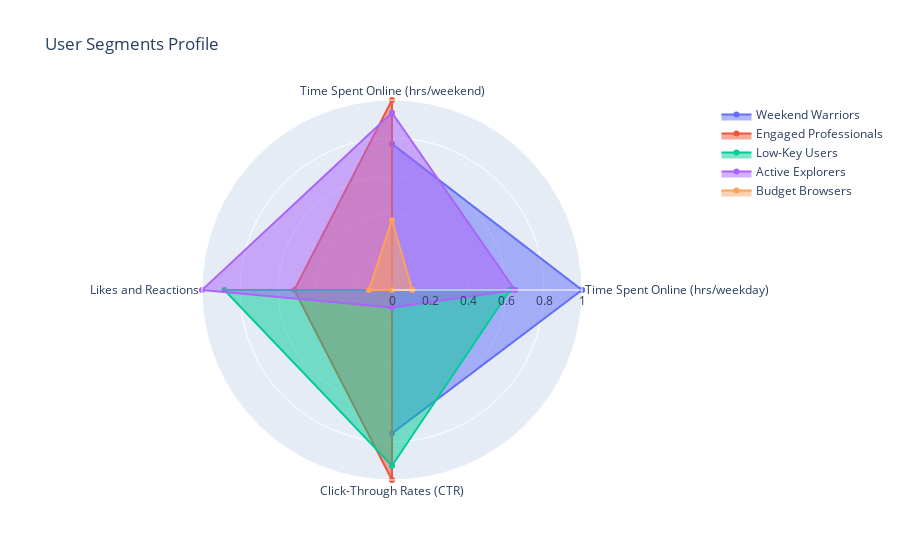

This figure's notebook cell:
### Code cell
import plotly.graph_objects as go

fig = go.Figure()

# Loop through each segment to add to the radar chart
for i, segment in enumerate(segment_names):
    fig.add_trace(go.Scatterpolar(
        r=radar_df_normalized.iloc[i][features_to_plot].values.tolist() + [radar_df_normalized.iloc[i][features_to_plot].values[0]],  # Add the first value at the end to close the radar chart
        theta=labels.tolist() + [labels[0]],  # add the first label at the end to close the radar chart
        fill='toself',
        name=segment,
        hoverinfo='text',
        text=[f"{label}: {value:.2f}" for label, value in zip(features_to_plot, radar_df_normalized.iloc[i][features_to_plot].values)]+[f"{labels[0]}: {radar_df_normalized.iloc[i][features_to_plot].values[0]:.2f}"]  # Adding hover text for each feature
    ))

# Update the layout to finalize the radar chart
fig.update_layout(
    polar=dict(
        radialaxis=dict(
            visible=True,
            range=[0, 1]
        )),
    showlegend=True,
    title='User Segments Profile'
)

fig.show()

### Figure 1 — Plotly figure (JSON) as saved in the notebook; plotly's stock layout.template omitted (floating-point values rounded to 4 significant figures)
{"data": [{"fill": "toself", "hoverinfo": "text", "name": "Weekend Warriors", "r": [1, 0.769, 0, 0.7546, 1], "text": ["Time Spent Online (hrs/weekday): 1.00", "Time Spent Online (hrs/weekend): 0.77", "Likes and Reactions: 0.00", "Click-Through Rates (CTR): 0.75", "Time Spent Online (hrs/weekday): 1.00"], "theta": ["Time Spent Online (hrs/weekday)", "Time Spent Online (hrs/weekend)", "Likes and Reactions", "Click-Through Rates (CTR)", "Time Spent Online (hrs/weekday)"], "type": "scatterpolar"}, {"fill": "toself", "hoverinfo": "text", "name": "Engaged Professionals", "r": [0, 1, 0.5142, 1, 0], "text": ["Time Spent Online (hrs/weekday): 0.00", "Time Spent Online (hrs/weekend): 1.00", "Likes and Reactions: 0.51", "Click-Through Rates (CTR): 1.00", "Time Spent Online (hrs/weekday): 0.00"], "theta": ["Time Spent Online (hrs/weekday)", "Time Spent Online (hrs/weekend)", "Likes and Reactions", "Click-Through Rates (CTR)", "Time Spent Online (hrs/weekday)"], "type": "scatterpolar"}, {"fill": "toself", "hoverinfo": "text", "name": "Low-Key Users", "r": [0.621, 0, 0.8819, 0.9252, 0.621], "text": ["Time Spent Online (hrs/weekday): 0.62", "Time Spent Online (hrs/weekend): 0.00", "Likes and Reactions: 0.88", "Click-Through Rates (CTR): 0.93", "Time Spent Online (hrs/weekday): 0.62"], "theta": ["Time Spent Online (hrs/weekday)", "Time Spent Online (hrs/weekend)", "Likes and Reactions", "Click-Through Rates (CTR)", "Time Spent Online (hrs/weekday)"], "type": "scatterpolar"}, {"fill": "toself", "hoverinfo": "text", "name": "Active Explorers", "r": [0.647, 0.9333, 1, 0.09231, 0.647], "text": ["Time Spent Online (hrs/weekday): 0.65", "Time Spent Online (hrs/weekend): 0.93", "Likes and Reactions: 1.00", "Click-Through Rates (CTR): 0.09", "Time Spent Online (hrs/weekday): 0.65"], "theta": ["Time Spent Online (hrs/weekday)", "Time Spent Online (hrs/weekend)", "Likes and Reactions", "Click-Through Rates (CTR)", "Time Spent Online (hrs/weekday)"], "type": "scatterpolar"}, {"fill": "toself", "hoverinfo": "text", "name": "Budget Browsers", "r": [0.1064, 0.3673, 0.1212, 0, 0.1064], "text": ["Time Spent Online (hrs/weekday): 0.11", "Time Spent Online (hrs/weekend): 0.37", "Likes and Reactions: 0.12", "Click-Through Rates (CTR): 0.00", "Time Spent Online (hrs/weekday): 0.11"], "theta": ["Time Spent Online (hrs/weekday)", "Time Spent Online (hrs/weekend)", "Likes and Reactions", "Click-Through Rates (CTR)", "Time Spent Online (hrs/weekday)"], "type": "scatterpolar"}], "layout": {"polar": {"radialaxis": {"range": [0, 1], "visible": true}}, "showlegend": true, "title": {"text": "User Segments Profile"}}}
